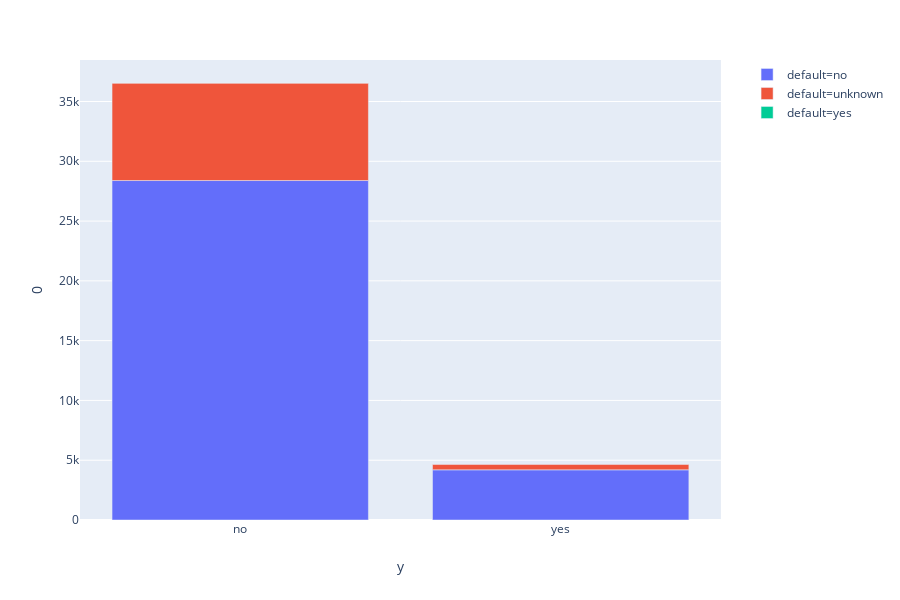

Write notebook code for a chart like this one.
### Code cell
fig = px.bar(bank.groupby(['y', 'default']).size().reset_index(), x='y', y=0, color='default')
fig.show()

### Figure 1 — Plotly figure (JSON) as saved in the notebook; plotly's stock layout.template omitted (floating-point values rounded to 4 significant figures)
{"data": [{"alignmentgroup": "True", "hoverlabel": {"namelength": 0}, "hovertemplate": "default=no<br>y=%{x}<br>0=%{y}", "legendgroup": "default=no", "marker": {"color": "#636efa"}, "name": "default=no", "offsetgroup": "default=no", "orientation": "v", "showlegend": true, "textposition": "auto", "type": "bar", "x": ["no", "yes"], "xaxis": "x", "y": [28391, 4197], "yaxis": "y"}, {"alignmentgroup": "True", "hoverlabel": {"namelength": 0}, "hovertemplate": "default=unknown<br>y=%{x}<br>0=%{y}", "legendgroup": "default=unknown", "marker": {"color": "#EF553B"}, "name": "default=unknown", "offsetgroup": "default=unknown", "orientation": "v", "showlegend": true, "textposition": "auto", "type": "bar", "x": ["no", "yes"], "xaxis": "x", "y": [8154, 443], "yaxis": "y"}, {"alignmentgroup": "True", "hoverlabel": {"namelength": 0}, "hovertemplate": "default=yes<br>y=%{x}<br>0=%{y}", "legendgroup": "default=yes", "marker": {"color": "#00cc96"}, "name": "default=yes", "offsetgroup": "default=yes", "orientation": "v", "showlegend": true, "textposition": "auto", "type": "bar", "x": ["no"], "xaxis": "x", "y": [3], "yaxis": "y"}], "layout": {"barmode": "relative", "height": 600, "legend": {"tracegroupgap": 0}, "margin": {"t": 60}, "xaxis": {"anchor": "y", "domain": [0, 0.98], "title": {"text": "y"}}, "yaxis": {"anchor": "x", "domain": [0, 1], "title": {"text": "0"}}}}
